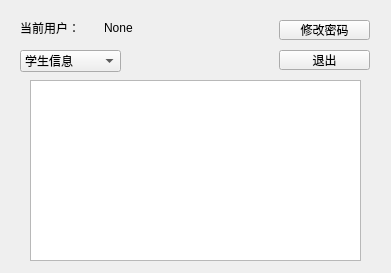
<?xml version="1.0" encoding="UTF-8"?>
<ui version="4.0">
 <class>teacherSystem</class>
 <widget class="QWidget" name="teacherSystem">
  <property name="geometry">
   <rect>
    <x>0</x>
    <y>0</y>
    <width>391</width>
    <height>273</height>
   </rect>
  </property>
  <property name="windowTitle">
   <string>Form</string>
  </property>
  <widget class="QPushButton" name="pushButton_1">
   <property name="geometry">
    <rect>
     <x>279</x>
     <y>20</y>
     <width>91</width>
     <height>20</height>
    </rect>
   </property>
   <property name="text">
    <string>修改密码</string>
   </property>
  </widget>
  <widget class="QPushButton" name="pushButton_2">
   <property name="geometry">
    <rect>
     <x>279</x>
     <y>50</y>
     <width>91</width>
     <height>20</height>
    </rect>
   </property>
   <property name="text">
    <string>退出</string>
   </property>
  </widget>
  <widget class="QComboBox" name="comboBox">
   <property name="geometry">
    <rect>
     <x>20</x>
     <y>50</y>
     <width>101</width>
     <height>22</height>
    </rect>
   </property>
   <item>
    <property name="text">
     <string>学生信息</string>
    </property>
   </item>
   <item>
    <property name="text">
     <string>课程信息</string>
    </property>
   </item>
  </widget>
  <widget class="QTableWidget" name="tableWidget">
   <property name="geometry">
    <rect>
     <x>30</x>
     <y>80</y>
     <width>331</width>
     <height>181</height>
    </rect>
   </property>
  </widget>
  <widget class="QWidget" name="">
   <property name="geometry">
    <rect>
     <x>20</x>
     <y>20</y>
     <width>161</width>
     <height>16</height>
    </rect>
   </property>
   <layout class="QHBoxLayout" name="horizontalLayout">
    <item>
     <widget class="QLabel" name="label_1">
      <property name="text">
       <string>当前用户：</string>
      </property>
     </widget>
    </item>
    <item>
     <widget class="QLabel" name="label_2">
      <property name="text">
       <string>None</string>
      </property>
     </widget>
    </item>
   </layout>
  </widget>
 </widget>
 <resources/>
 <connections/>
</ui>
